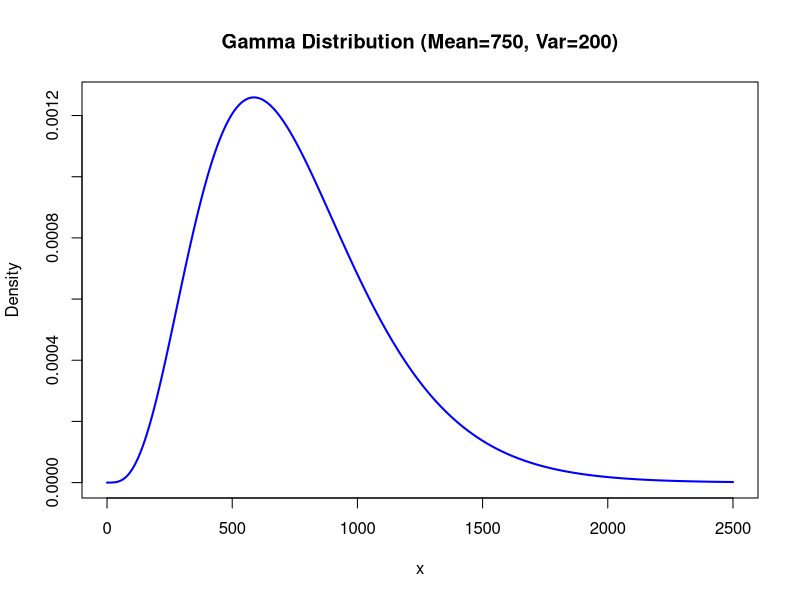

Write R code to recreate this figure.
# 1. Define Mean and Variance
mu <- 750
sd <- 350
var <- sd*sd

# 2. Calculate Parameters
# Scale (theta) = variance / mean
# Shape (alpha) = mean / scale
scale_param <- var / mu
shape_param <- mu / scale_param

# 3. Create a sequence of x values for the plot
# Using mean +/- 5*SD for a good range
sd_val <- sqrt(var)
x <- seq(max(0, mu - 5*sd_val), mu + 5*sd_val, length=1000)

# 4. Calculate the PDF (dgamma)
y <- dgamma(x, shape=shape_param, scale=scale_param)

# 5. Plot the Density
plot(x, y, type="l", lwd=2, col="blue",
     main="Gamma Distribution (Mean=750, Var=200)",
     xlab="x", ylab="Density")